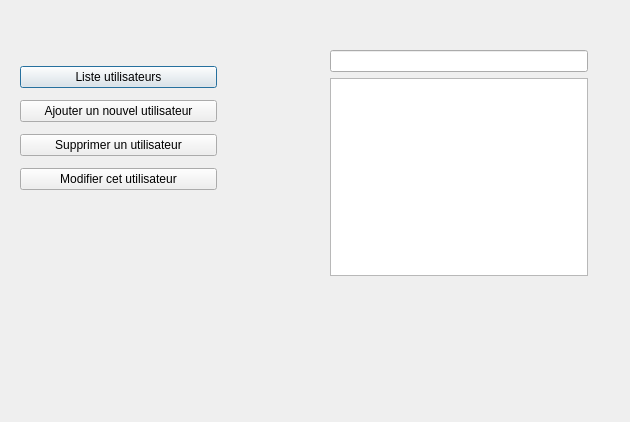
<?xml version="1.0" encoding="UTF-8"?>
<ui version="4.0">
 <class>UsersManagement</class>
 <widget class="QDialog" name="UsersManagement">
  <property name="geometry">
   <rect>
    <x>0</x>
    <y>0</y>
    <width>630</width>
    <height>422</height>
   </rect>
  </property>
  <property name="windowTitle">
   <string>Dialog</string>
  </property>
  <widget class="QWidget" name="">
   <property name="geometry">
    <rect>
     <x>20</x>
     <y>60</y>
     <width>197</width>
     <height>139</height>
    </rect>
   </property>
   <layout class="QVBoxLayout" name="verticalLayout">
    <item>
     <widget class="QPushButton" name="pushButton_adminShowUsersList">
      <property name="text">
       <string>Liste utilisateurs</string>
      </property>
     </widget>
    </item>
    <item>
     <widget class="QPushButton" name="pushButton_2">
      <property name="text">
       <string>Ajouter un nouvel utilisateur</string>
      </property>
     </widget>
    </item>
    <item>
     <widget class="QPushButton" name="pushButton_3">
      <property name="text">
       <string>Supprimer un utilisateur</string>
      </property>
     </widget>
    </item>
    <item>
     <widget class="QPushButton" name="pushButton_4">
      <property name="text">
       <string>Modifier cet utilisateur</string>
      </property>
     </widget>
    </item>
   </layout>
  </widget>
  <widget class="QWidget" name="">
   <property name="geometry">
    <rect>
     <x>330</x>
     <y>50</y>
     <width>258</width>
     <height>226</height>
    </rect>
   </property>
   <layout class="QVBoxLayout" name="verticalLayout_2">
    <item>
     <widget class="QLineEdit" name="lineEdit"/>
    </item>
    <item>
     <widget class="QTableView" name="tableView_admin"/>
    </item>
   </layout>
  </widget>
 </widget>
 <resources/>
 <connections/>
</ui>
